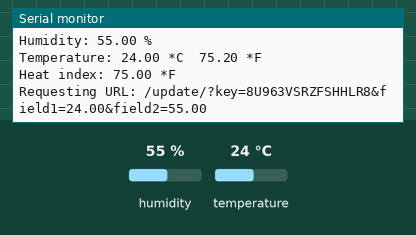
Recording of a sketch running on a simulated ESP8266 (NodeMCU). Parts: the last lines printed to the serial monitor. Inputs (shaded band) come from the test bench; at power-on: humidity 55 %, temperature 24 °C. WiFi joins after 1.5 s; servers stay silent unless stated.

Above: at 2.7 s.
2.8 s: humidity set to 22 %
At 11.89 s:
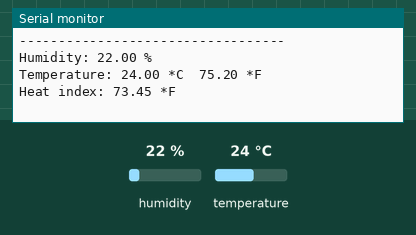
13.0 s: temperature set to 12 °C
At 22.7 s:
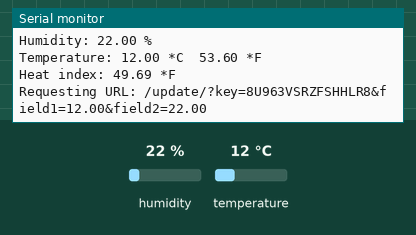
23.2 s: humidity set to 40 %
At 33.3 s:
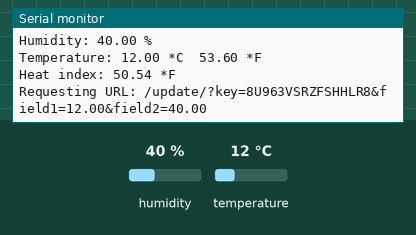
Timing chart, 0 to 34.8 s (numbered marks = the images above; inputs shaded):
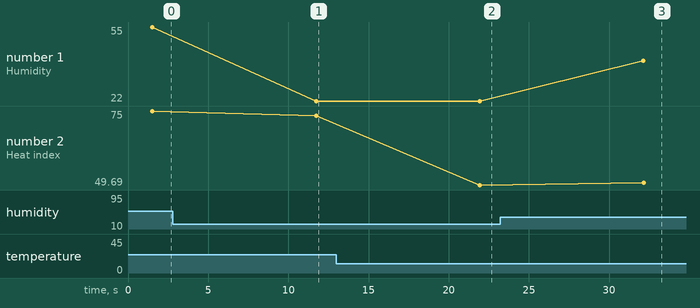

The sketch:

code_lab_8.ino
```cpp
#include <LiquidCrystal_I2C.h>

#include "DHT.h"
#include <ESP8266WiFi.h>
//thingspeak.com

#define DHTPIN D4     // what pin we're connected to GPIO2 (D4)
#define DHTTYPE DHT22   // DHT 22

#define DEBUG

#define DEBUG_PRINTER Serial

#ifdef DEBUG
#define DEBUG_PRINT(...) { DEBUG_PRINTER.print(__VA_ARGS__); }
#define DEBUG_PRINTLN(...) { DEBUG_PRINTER.println(__VA_ARGS__); }
#else
#define DEBUG_PRINT(...) {}
#define DEBUG_PRINTLN(...) {}
#endif

const char *ssid = "Bigcamp_FTTx";
const char *password = "bc123456";

DHT *dht;

void connectWifi();
void reconnectWifiIfLinkDown();
void initDht(DHT **dht, uint8_t pin, uint8_t dht_type);
void readDht(DHT *dht, float *temp, float *humid);
void uploadThingsSpeak(float t, float h);               //ส่งข้อมูลอะไรไปให้ thingspeak.com ให้ดูตรงนี้

void setup() {
    Serial.begin(115200);
    delay(10);
    connectWifi();
    initDht(&dht, DHTPIN, DHTTYPE);
}

void loop() {
    static float t_dht;
    static float h_dht;

    readDht(dht, &t_dht, &h_dht);

    uploadThingsSpeak(t_dht, h_dht);

    // Wait a few seconds between measurements.
    delay(10 * 1000);
    reconnectWifiIfLinkDown();
}

void reconnectWifiIfLinkDown() {
    if (WiFi.status() != WL_CONNECTED) {
        DEBUG_PRINTLN("WIFI DISCONNECTED");
        connectWifi();
    }
}

void connectWifi() {
    DEBUG_PRINTLN();
    DEBUG_PRINTLN();
    DEBUG_PRINT("Connecting to ");
    DEBUG_PRINTLN(ssid);

    WiFi.begin(ssid, password);
    while (WiFi.status() != WL_CONNECTED) {
        delay(500);
        DEBUG_PRINT(".");
    }

    DEBUG_PRINTLN("");
    DEBUG_PRINTLN("WiFi connected");
    DEBUG_PRINTLN("IP address: ");
    DEBUG_PRINTLN(WiFi.localIP());
}

void initDht(DHT **dht, uint8_t pin, uint8_t dht_type) {
     *dht = new DHT(pin, dht_type, 30);
    (*dht)->begin();
    DEBUG_PRINTLN(F("DHTxx test!"))  ;
}

void uploadThingsSpeak(float t, float h) {
    static const char* host = "api.thingspeak.com"; /////////////////
   // static const char* apiKey = "DMKEBXBZDUI3M5JV"; ///////////////////////
    static const char* apiKey = "8U963VSRZFSHHLR8";

    // Use WiFiClient class to create TCP connections
    WiFiClient client;
    const int httpPort = 80;
    if (!client.connect(host, httpPort)) {
        DEBUG_PRINTLN("connection failed");
        return;
    }

    // We now create a URI for the request
    String url = "/update/";
    //  url += streamId;
    url += "?key=";
    url += apiKey;
    url += "&field1=";
    url += t;
    url += "&field2=";
    url += h;

    DEBUG_PRINT("Requesting URL: ");
    DEBUG_PRINTLN(url);

    // This will send the request to the server
    client.print(String("GET ") + url + " HTTP/1.1\r\n" +
                 "Host: " + host + "\r\n" +
                 "Connection: close\r\n\r\n");
}


void readDht(DHT *dht, float *temp, float *humid) {

    if (dht == NULL) {
        DEBUG_PRINTLN(F("[dht11] is not initialised. please call initDht() first."));
        return;
    }

    // Reading temperature or humidity takes about 250 milliseconds!
    // Sensor readings may also be up to 2 seconds 'old' (its a very slow sensor)
    float h = dht->readHumidity();

    // Read temperature as Celsius
    float t = dht->readTemperature();
    // Read temperature as Fahrenheit
    float f = dht->readTemperature(true);

    // Check if any reads failed and exit early (to try again).
    if (isnan(h) || isnan(t) || isnan(f)) {
        DEBUG_PRINTLN("Failed to read from DHT sensor!");
        return;
    }

    // Compute heat index
    // Must send in temp in Fahrenheit!
    float hi = dht->computeHeatIndex(f, h);
    Serial.println("----------------------------------");
    DEBUG_PRINT("Humidity: ");
    DEBUG_PRINT(h);
    DEBUG_PRINT(" %\t");
    Serial.println("");
    DEBUG_PRINT("Temperature: ");
    DEBUG_PRINT(t);
    DEBUG_PRINT(" *C  ");
    DEBUG_PRINT(f);
    DEBUG_PRINT(" *F\t");
    Serial.println("");
    DEBUG_PRINT("Heat index: ");
    DEBUG_PRINT(hi);
    DEBUG_PRINTLN(" *F");

    *temp = t;
    *humid = h;
}
```

Measured:
- after the input at 2.8 s, the serial monitor: prints a new line after 8.9 s (image 1)
- after the input at 13.0 s, the serial monitor: prints a new line after 8.9 s (image 2)
- after the input at 23.2 s, the serial monitor: prints a new line after 8.9 s (image 3)
- plotted number 1: 55 → 22 after the input at 2.8 s, 22 → 40 after the input at 23.2 s
- plotted number 2: 75 → 73.45 after the input at 2.8 s, 73.45 → 49.69 after the input at 13.0 s, 49.69 → 50.54 after the input at 23.2 s
